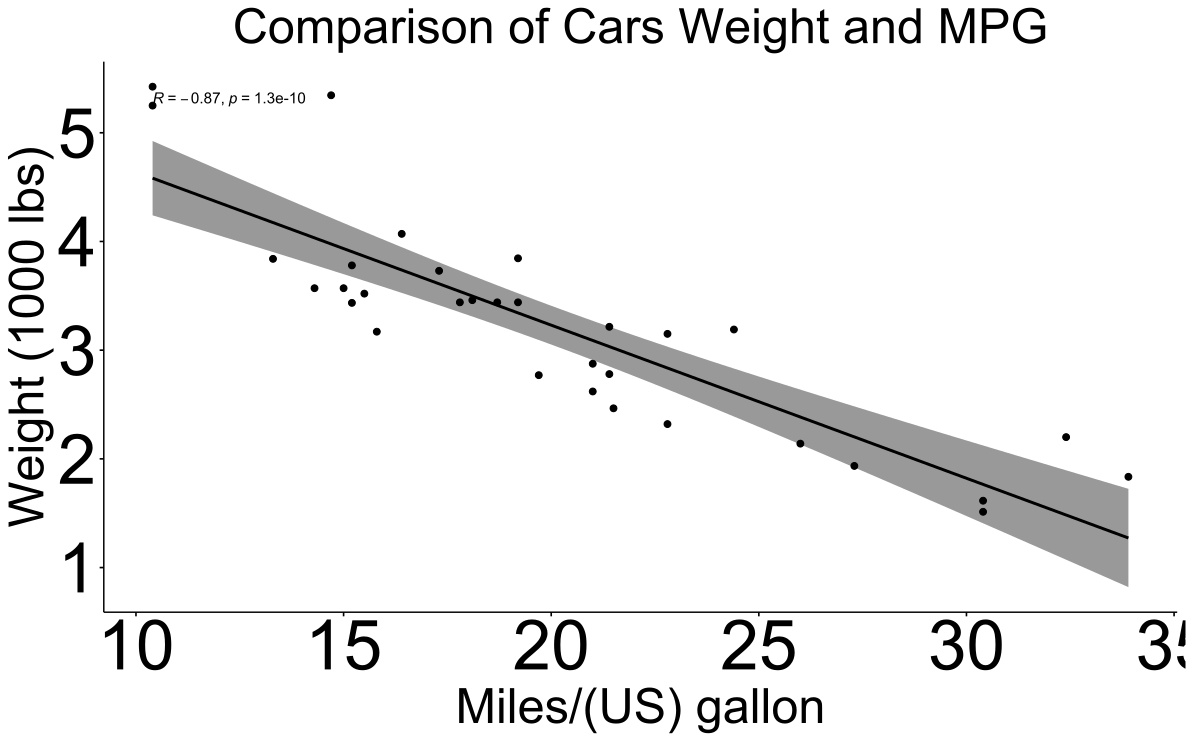

This figure's R source:
#Author: Nyasia Argrow, Date: 02/27/2025, Purpose: Plot Manipulation

library("ggpubr")
 
#Loading a dummy dataset
my_data <- mtcars

#Create a correlation hypothesis
#Weight of the car is inversely proportional to the miles per gallon travelled by the car
 
 
 #Plotting the dataset (with title and increased font sizes)
ggscatter(my_data, main = "Comparison of Cars Weight and MPG", x = "mpg", y = "wt", add = "reg.line", conf.int = TRUE, cor.coef = TRUE, cor.method = "pearson", xlab = "Miles/(US) gallon", ylab = "Weight (1000 lbs)")
 
 plot <- ggscatter(my_data, main = "Comparison of Cars Weight and MPG", x = "mpg", y = "wt", add = "reg.line", conf.int = TRUE, cor.coef = TRUE, cor.method = "pearson", xlab = "Miles/(US) gallon", ylab = "Weight (1000 lbs)") + geom_point() + ggtitle("Comparison of Cars Weight and MPG") +theme(plot.title = element_text(hjust = 0.5))
 
plot + theme(axis.text.x = element_text(size = 50),axis.text.y = element_text(size = 50), plot.title = element_text(size = 35), axis.title = element_text(size = 35))
